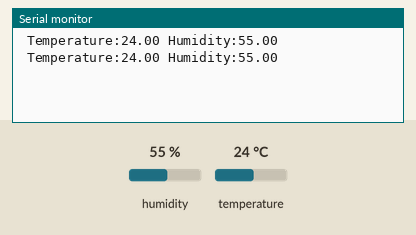
Recording of a sketch running on a simulated ESP32-S3. On the bench: the last lines printed to the serial monitor. Inputs (shaded band) come from the test bench; at power-on: humidity 55 %, temperature 24 °C.

Above: at 2.8 s.
2.9 s: humidity set to 22 %
At 4.8 s:
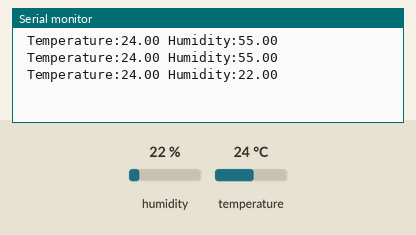
5.6 s: temperature set to 12 °C
At 6.7 s:
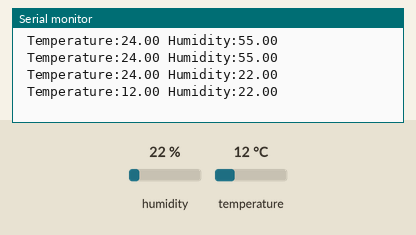
8.3 s: humidity set to 40 %
At 10.5 s:
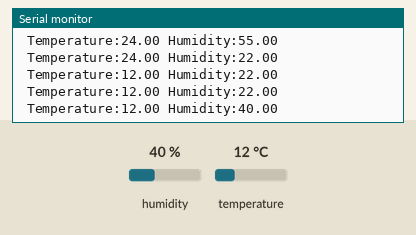
Timing chart, 0 to 12.0 s (numbered marks = the images above; inputs shaded):
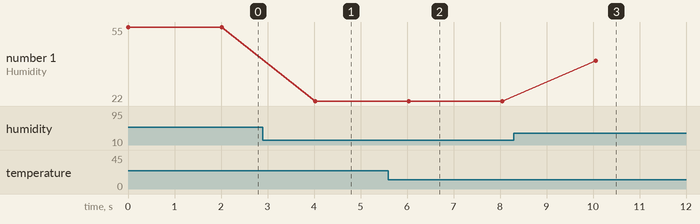

Measured:
- after the input at 2.9 s, the serial monitor: prints a new line after 1.1 s (image 1)
- after the input at 5.6 s, the serial monitor: prints a new line after 0.44 s (image 2)
- after the input at 8.3 s, the serial monitor: prints a new line after 1.8 s (image 3)
- plotted number 1: 55 → 22 after the input at 2.9 s, 22 → 40 after the input at 8.3 s

The sketch:

Sketch_24.1_Temperature_and_Humidity_Sensor.ino
```cpp
/**********************************************************************
  Filename    : Temperature and Humidity Sensor
  Description : Use DHT11 to measure temperature and humidity.Print the result to the serial port.
  Auther      : www.freenove.com
  Modification: 2022/10/26
**********************************************************************/
#include "DHTesp.h"

DHTesp dht;     //Define the DHT object
int dhtPin = 21;//Define the dht pin

void setup() {
  dht.setup(dhtPin, DHTesp::DHT11);//Initialize the dht pin and dht object
  Serial.begin(115200);              //Set the baud rate as 115200
}

void loop() {
  flag:TempAndHumidity newValues = dht.getTempAndHumidity();//Get the Temperature and humidity
  if (dht.getStatus() != 0) {//Judge if the correct value is read
    goto flag;               //If there is an error, go back to the flag and re-read the data
  }
  Serial.println(" Temperature:" + String(newValues.temperature) +
  " Humidity:" + String(newValues.humidity));
  delay(2000);
}
```
